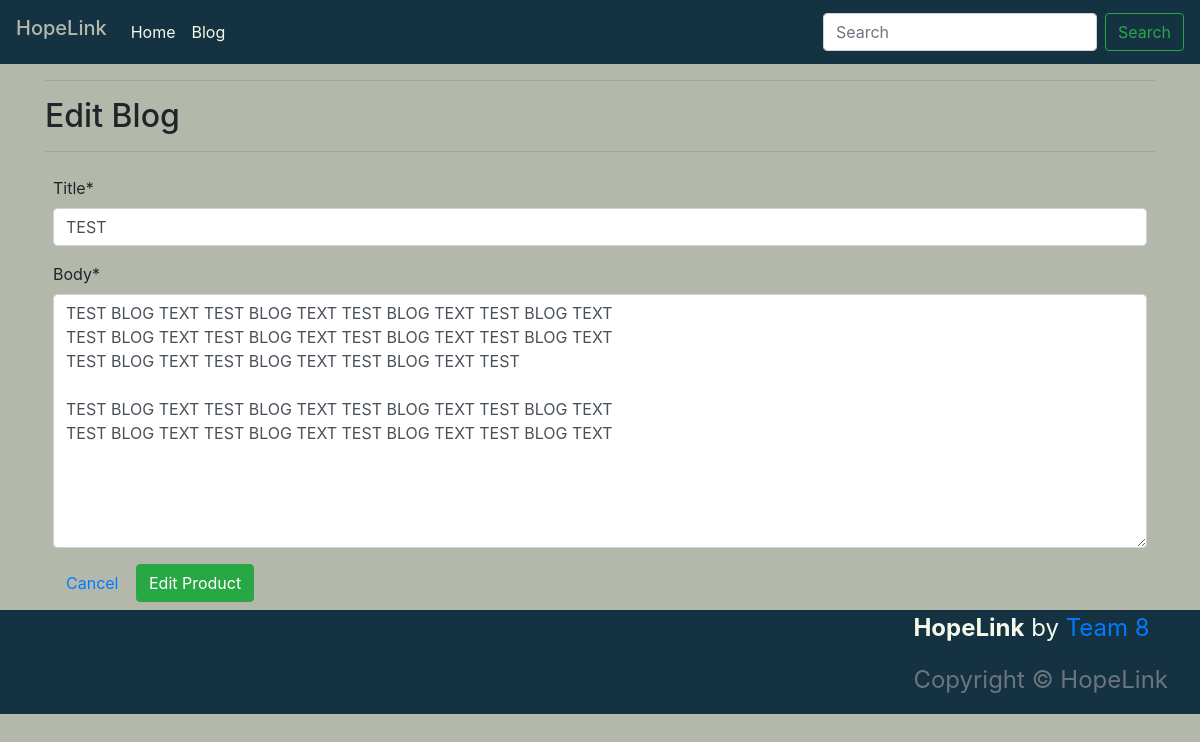
The app's page /blog/edit_blog/1/ (signed in) with its own data.
### blog/models.py (models this page shows, shortened)
class Blog(models.Model):
    title = models.CharField(max_length=250, null=False, default='Add Blog title here', unique=True)
    body = models.TextField(null=False, default='Add Blog content here')
    added_on = models.DateTimeField(auto_now_add=True)
    class Meta:
        ordering = ['-added_on']

### blog/views.py (the view)
# urls.py: path('edit_blog/<int:blog_id>/', views.edit_blog, name='edit_blog'),
@login_required
def edit_blog(request, blog_id):
    if not request.user.groups.filter(name='site_admin').exists():
        messages.error(request, 'Sorry, only site admin can do that.')
        return redirect(reverse('home'))
    blog = get_object_or_404(Blog, pk=blog_id)
    if request.method == 'POST':
        form = BlogForm(request.POST, request.FILES, instance=blog)
        if form.is_valid():
            form.save()
            messages.success(request, 'item was updated')
            return redirect(reverse('blog'))
        else:
            messages.error(
                request, 'item was not updated please check the from is valid'
            )
    else:
        form = BlogForm(instance=blog)
        messages.info(request, f'You are editing {blog.title}')
    template = 'blog/edit_blog.html'
    context = {
        'form': form,
        'blog': blog,
    }
    return render(request, template, context)

### blog/forms.py
class BlogForm(forms.ModelForm):
    class Meta:
        model = Blog
        fields = '__all__'

### blog/templates/blog/edit_blog.html (shortened to what this page needs)
{% extends "base.html" %}
{% load static %}
{% load crispy_forms_tags %}
{% block content %}
    <div class="container">
        <div class="row">
            <div class="col">
                <hr>
                <h2>Edit Blog</h2>
                <hr>
            </div>
        </div>
    </div>
    <div class="container">
        <div class="row p-2">
            <div class="col">
                <form method="POST" action="{% url 'edit_blog' blog.id %}" enctype="multipart/form-data ">
                    {{ form | crispy }}
                    <div>
                        <a class="btn rounded-3" href="{% url 'blog' %}">Cancel</a>
                        <button class="btn btn-success rounded-3" type="submit">Edit Product</button>
                    </div>
                </form>
            </div>
        </div>
    </div>
{% endblock %}

### static/css/base.css (style rules this page uses)
body { background-color: #b4b8ab; min-height: 100vh; display: flex; flex-direction: column; }
button { color: #f4f9e9; }

### records on screen
Blog: title "TEST", body "TEST BLOG TEXT TEST BLOG TEXT TEST BLOG TEXT TEST BLOG TEXT TEST BLOG TEXT TEST BLOG TEXT TEST BLOG TEXT TEST BLOG TEXT TEST BLOG TEXT TEST BLOG TEXT TEST BLOG TEXT TEST TEST BLOG TEXT TEST BLOG TEXT TEST BLOG TEXT TEST BLOG TEXT TEST BLOG TEXT TEST BLOG TEXT TEST BLOG TEXT TEST BLOG TEXT"
